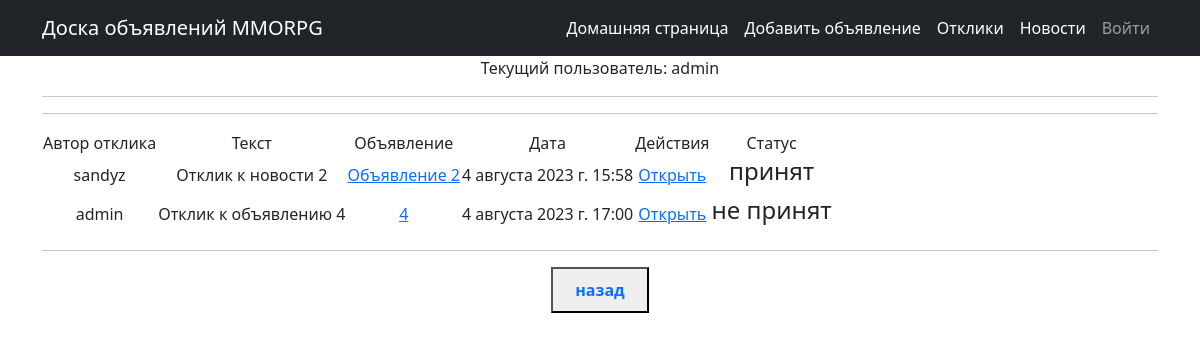
The page /responses (signed in) on the database its author committed.
### board/models.py (models this page shows, shortened)
class UserResponse(models.Model):
    responseAuthor = models.ForeignKey(User, on_delete=models.CASCADE)
    text = models.TextField()
    article = models.ForeignKey(Article, on_delete=models.CASCADE)
    status = models.BooleanField(default=False)
    dateCreation = models.DateTimeField(auto_now_add=True)

class Article(models.Model):
    CATEGORY_CHOICES = (
        ('tanks', 'Танки'),
        ('heal', 'Хилы'),
        ('dd', 'ДД'),
        ('dealers', 'Торговцы'),
        ('gildmaster', 'Гилдмастеры'),
        ('questgivers', 'Квестгиверы'),
        ('smithы', 'Кузнецы'),
        ('tanners', 'Кожевники'),
        ('potions', 'Зельевары'),
        ('spellmasters', 'Мастера заклинаний'),
    )
    author = models.ForeignKey(User, on_delete=models.CASCADE)
    title = models.CharField(max_length=64)
    text = models.TextField()
    category = models.CharField(max_length=32, choices=CATEGORY_CHOICES, default='tanks')
    upload = models.FileField(upload_to='uploads/', blank=True)
    dateCreation = models.DateTimeField(auto_now_add=True)

### board/views.py (the view)
# urls.py: path('responses', Responses.as_view(), name='responses'),
class Responses(LoginRequiredMixin, ListView):
    raise_exception = True
    model = UserResponse
    ordering = '-dateCreation'
    template_name = 'responses.html'
    context_object_name = 'responses'
    paginate_by = 5
    def get_context_data(self, **kwargs):
        context = super().get_context_data(**kwargs)
        myresp = UserResponse.objects.filter(article__author=self.request.user)
        context['myresp'] = myresp
        return context

### templates/responses.html (shortened to what this page needs)
{% extends 'flatpages/default.html' %}
{% block content %}
Текущий пользователь: {{user.username}}
<hr>
   {% if responses %}
            <table>
           <tr>
               <td>Автор отклика</td>
               <td>Текст</td>
               <td>Объявление</td>
               <td>Дата</td>
               <td>Действия</td>
               <td>Cтатус</td>
           </tr>
           {% for response in myresp %}
           <tr>
               <td>{{ response.responseAuthor }}</td>
               <td>{{ response.text|truncatewords:5 }}</td>
               <td>
                   <a href="{% url 'article' pk=response.article.id %}">{{ response.article.title }}</a>
               </td>
               <td>{{ response.dateCreation }}</td>
               <td>
                    <a href="{% url 'response' pk=response.id %}">Открыть</a>
               </td>
                    {% if response.status %}
                        <td><h4>принят</h4></td>
                    {% else %}
                         <td><h4>не принят</h4></td>
                    {% endif %}
           </tr>
           {% endfor %}
           <hr>
       </table>
   {% else %}
       <h2>Откликов нет!</h2>
   {% endif %}
<hr>
<button>
     <a class="nav-link" href="{% url 'articles' %}">
          <strong>назад</strong>
      </a>
  </button>
{% endblock content %}

### rows shown on the page
UserResponse: responseAuthor "sandyz", text "Отклик к новости 2", article "Объявление 2", dateCreation "4 августа 2023 г. 15:58", status "принят"
UserResponse: responseAuthor "admin", text "Отклик к объявлению 4", article "4", dateCreation "4 августа 2023 г. 17:00", status "не принят"

### other values the page prints
{{ user.username }} "admin"
